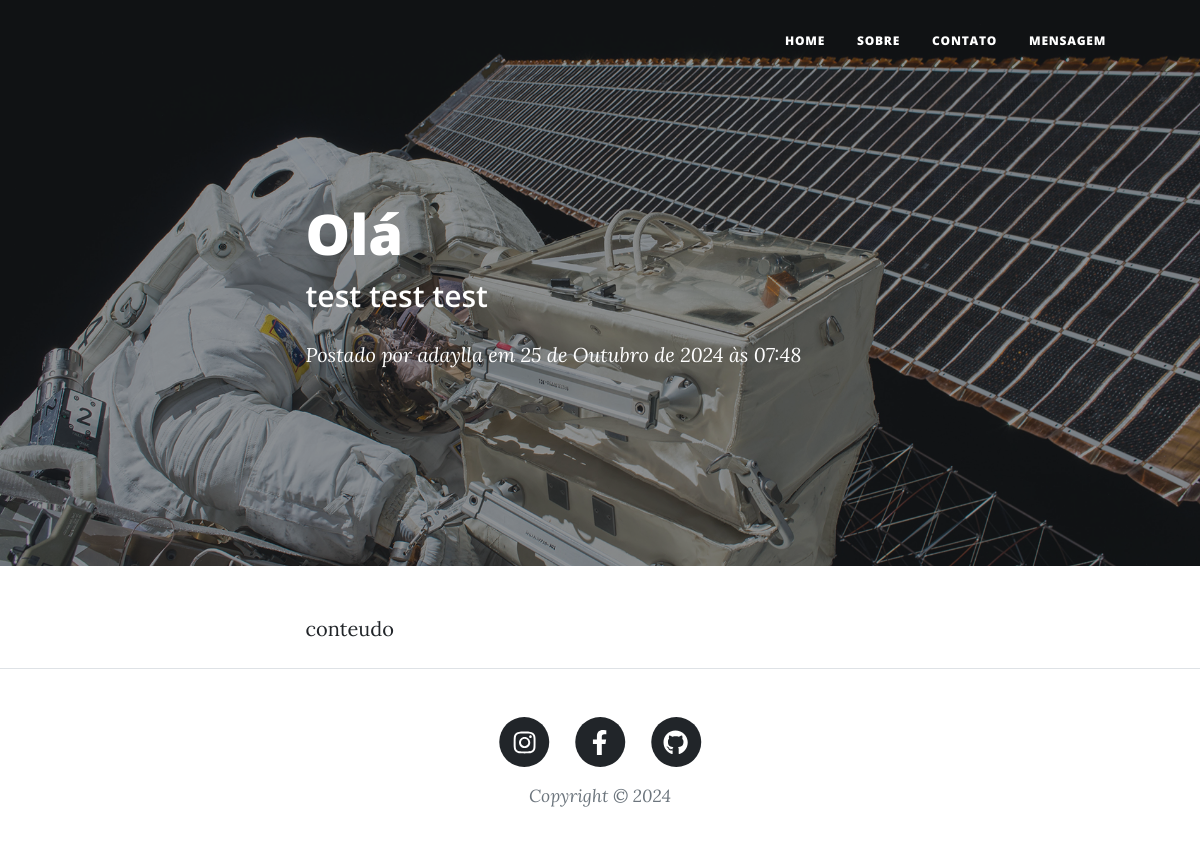
The page /post/1 on the database as committed earlier.
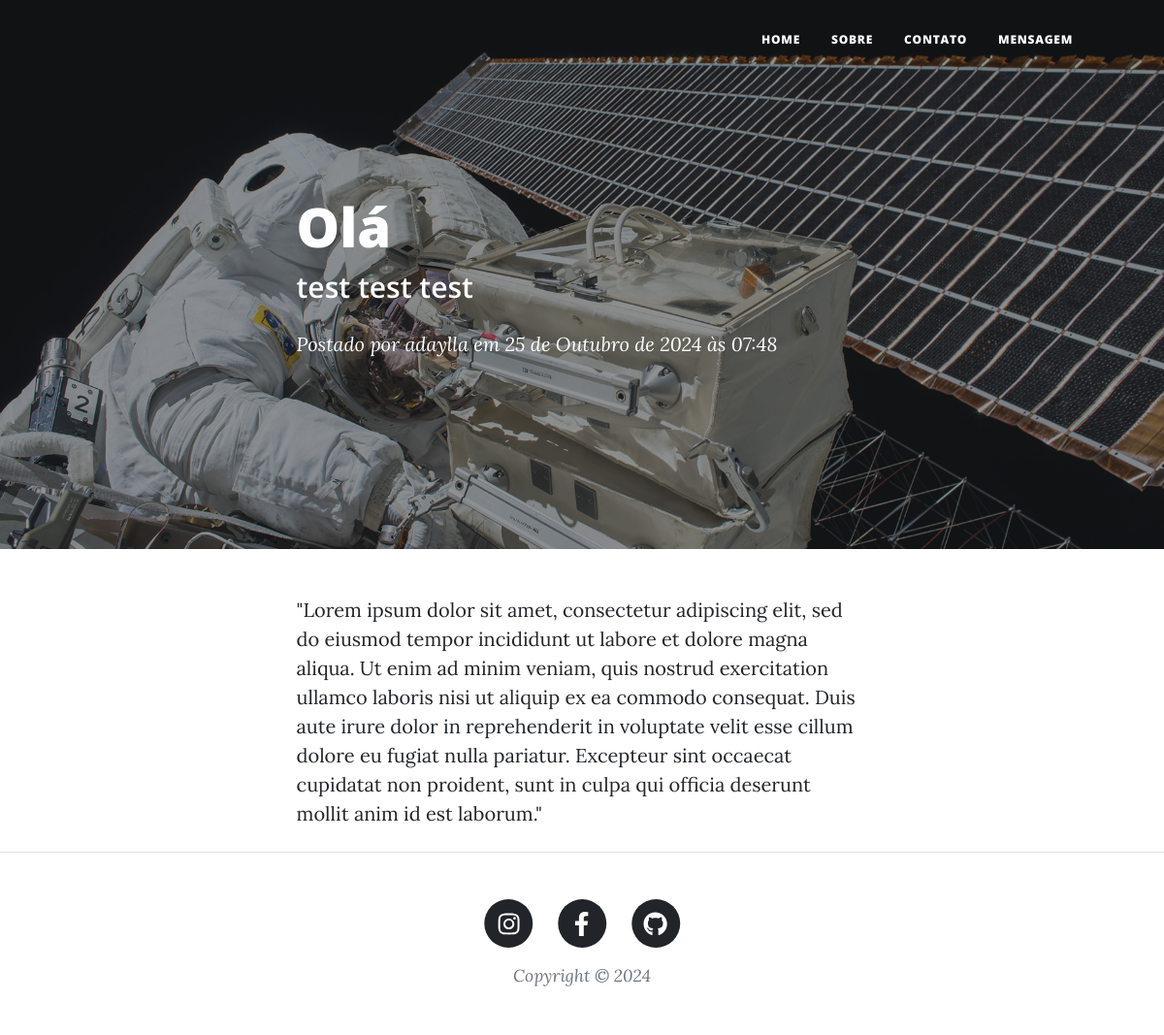
The same page on the database as committed later.
### blog/models.py (models this page shows, shortened)
class Post(models.Model):
    titulo = models.CharField(max_length=140)
    subtitulo = models.CharField(max_length=140, blank=True)
    data_criacao = models.DateTimeField(auto_now_add=True)
    usuario = models.ForeignKey(User, on_delete=models.CASCADE)
    conteudo = models.TextField(max_length=2000)
    capa = models.ImageField(blank=True)

### blog/views.py (the view)
# urls.py: path('post/<int:post_id>', views.post, name='post'),
def post(request, post_id):
    context = {
        "post": Post.objects.get(pk=post_id),
    }
    return render(request, "post.html", context)

### blog/templates/post.html
{% extends "base.html" %}
{% load static %}
{% block header %}
{% if post.capa %}
<header class="masthead" style="background-image: url('{{ post.capa.url }}')">
{% else %}
<header class="masthead">
{% endif %}
    <div class="container position-relative px-4 px-lg-5">
        <div class="row gx-4 gx-lg-5 justify-content-center">
            <div class="col-md-10 col-lg-8 col-xl-7">
                <div class="post-heading">
                    <h1>{{ post.titulo }}</h1>
                    <h2 class="subheading">{{ post.subtitulo }}</h2>
                    <span class="meta">
                        Postado por
                        <a href="#!">{{ post.usuario.username }}</a>
                        em {{ post.data_criacao }}
                    </span>
                </div>
            </div>
        </div>
    </div>
</header>
{% endblock header %}
{% block content %}
<article class="mb-4">
    <div class="container px-4 px-lg-5">
        <div class="row gx-4 gx-lg-5 justify-content-center">
            <div class="col-md-10 col-lg-8 col-xl-7">
                {{ post.conteudo }}
            </div>
        </div>
    </div>
</article>
{% endblock content %}

Rows that differ between the two databases and show on the page:
changed Post "Olá": conteudo "conteudo" → "\"Lorem ipsum dolor sit amet, consectetur adipiscing elit, sed do eiusmod tempor incididunt ut labore et dolore magna aliqua. Ut enim ad minim veniam, quis nostrud exercitation ullamco laboris nisi ut aliquip ex ea commodo consequat. Duis aute irure dolor in reprehenderit in voluptate velit esse cillum dolore eu fugiat nulla pariatur. Excepteur sint occaecat cupidatat non proident, sunt in culpa qui officia deserunt mollit anim id est laborum.\""
